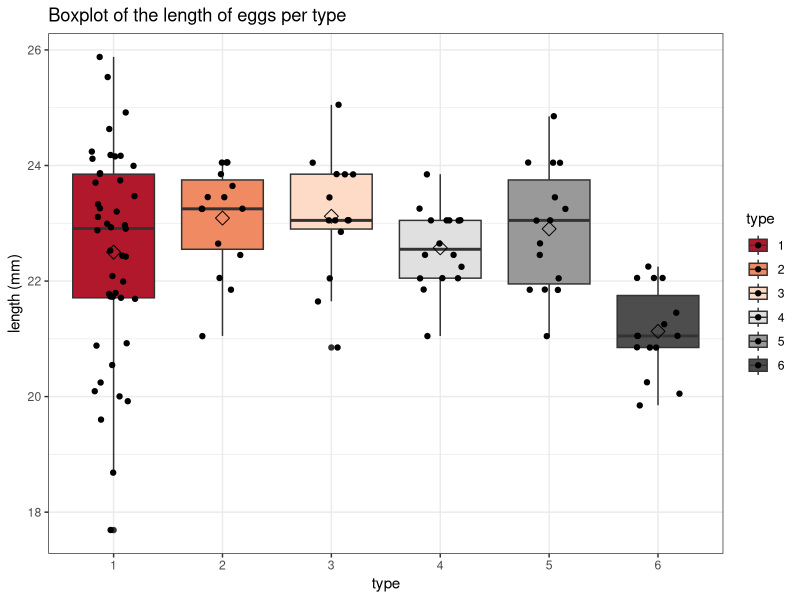
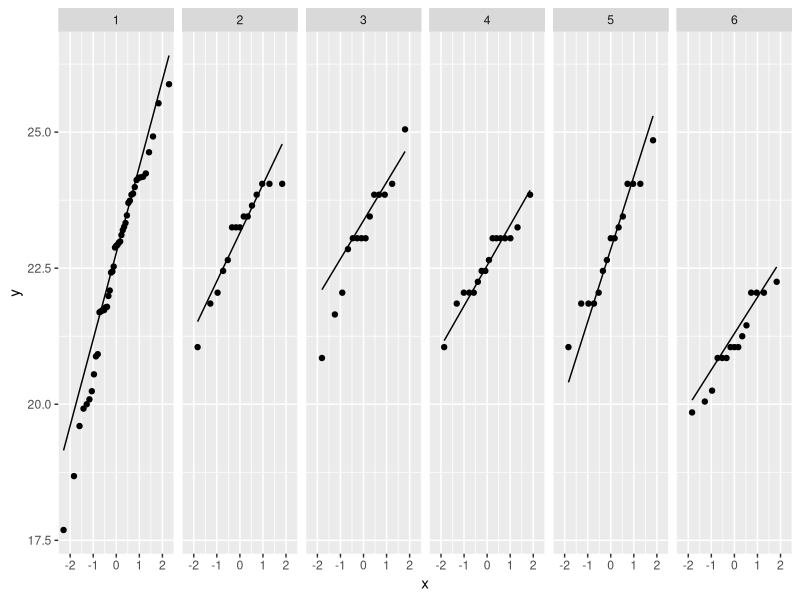

Source code (R) for these figures, in order:
## ---- chunk 1
library(tidyverse)
## ---- chunk 2
Cuckoo <- read_tsv("../../data/Cuckoo.txt")
head(Cuckoo)
## ---- chunk 3
Cuckoo <- Cuckoo %>%
  mutate(type = as.factor(type))
## ---- chunk 4
Cuckoo %>%
  count(type)
## ---- chunk 5
Cuckoo %>%
  ggplot(aes(x=type,y=length,fill=type)) +
    theme_bw() +
    scale_fill_brewer(palette="RdGy") +
    geom_boxplot() +
    geom_jitter(width = 0.2) +
    ggtitle("Boxplot of the length of eggs per type") +
    ylab("length (mm)") + 
    stat_summary(fun.y=mean, geom="point", shape=5, size=3, color="black", fill="black")
## ---- chunk 6
Cuckoo %>% 
  ggplot(aes(sample=length)) +
  geom_qq() +
  geom_qq_line() + 
  facet_grid(~type)
## ---- chunk 7
fit <- lm(length~type, Cuckoo)
fit_anova <- anova(fit)
fit_anova
## ---- chunk 8
library(multcomp, quietly = TRUE)
mcp <- glht(fit, linfct = mcp(type = "Tukey"))
summary(mcp)
confint(mcp)
